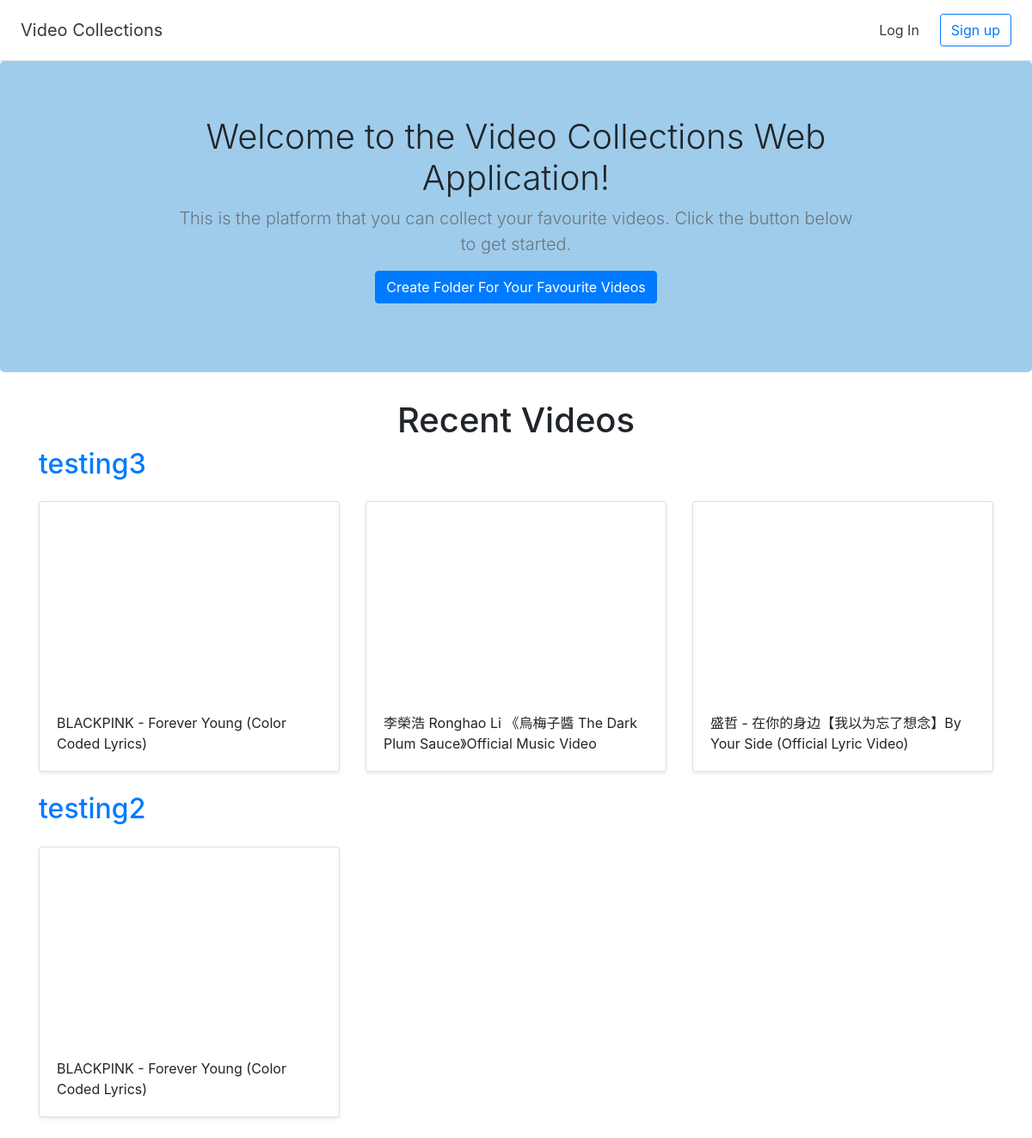
The app's page /, older data.
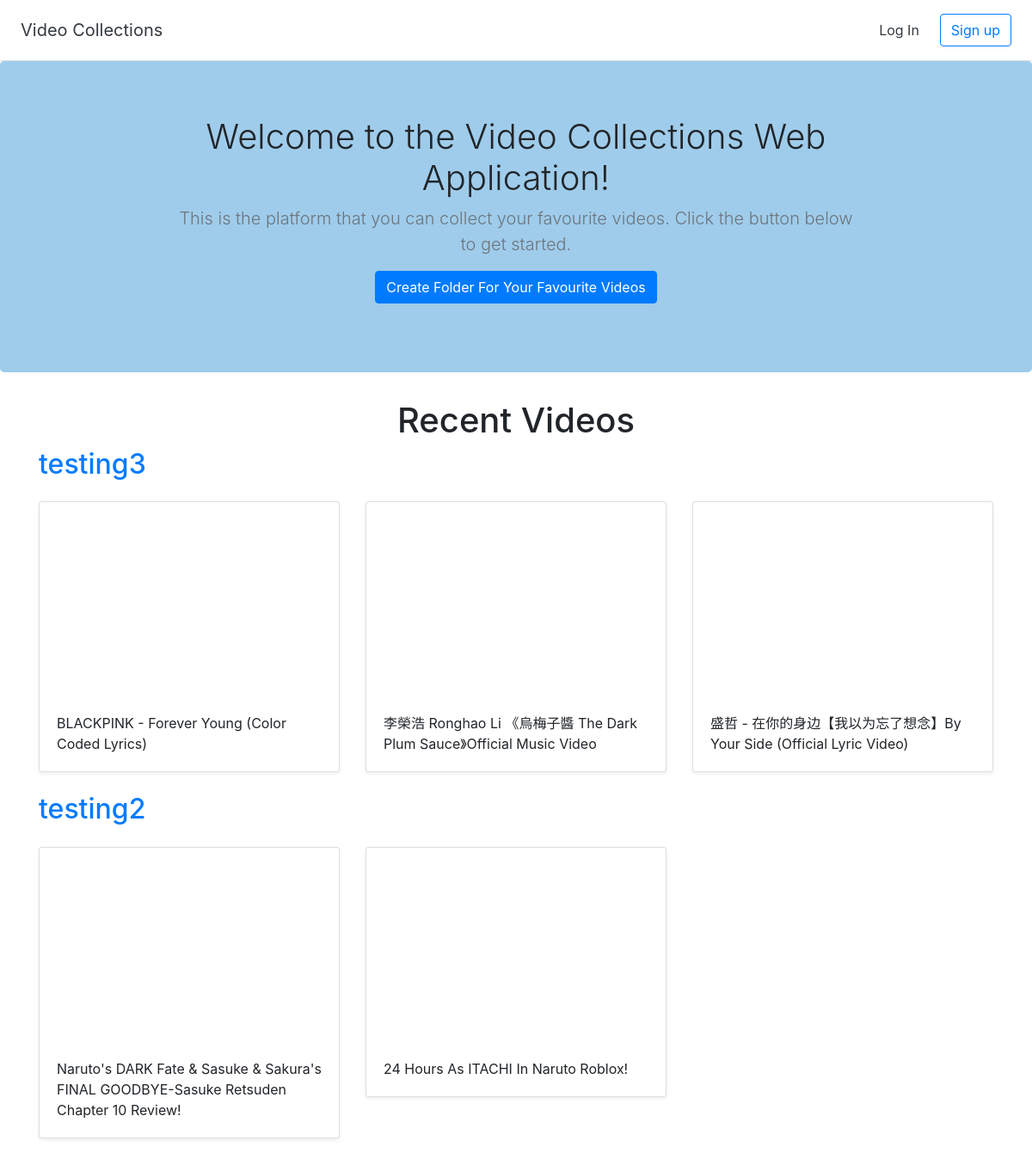
The same page, newer data.
### halls/models.py (models this page shows)
class Hall(models.Model):
    title = models.CharField(max_length=255)
    '''
    purpose : to know which hall is created by which user
    '''
    user = models.ForeignKey(User, on_delete=models.CASCADE)  #one user can have many Halls

class Video(models.Model):
    title = models.CharField(max_length=255)
    url = models.URLField()
    youtube_id = models.CharField(max_length=255)
    hall = models.ForeignKey(Hall, on_delete=models.CASCADE)  #one Hall can have many Videos

### halls/views.py (the view)
# urls.py: 2. Add a URL to urlpatterns:  path('', views.home, name='home')
def home(request):
    recent_halls = Hall.objects.all().order_by('-id')[:2]
    return render(request,'halls/home.html',{'recent_halls':recent_halls})

### halls/templates/halls/home.html (shortened to what this page needs)
{% extends 'halls/base.html' %}
{% block content %}
<section class="jumbotron text-center">
    <div class="container">
        <h1 class="jumbotron-heading">Welcome to the Video Collections Web Application!</h1>
        <p class="lead text-muted">This is the platform that you can collect your favourite videos. Click the button below to get started.</p>
        <p>
            <a href="{% url 'create_hall' %}" class="btn btn-primary">Create Folder For Your Favourite Videos</a>
        </p>
    </div>
</section>
<div class="container">
    <h1 class="text-center">Recent Videos</h1>
    {% for hall in recent_halls %}
        <h2><a href="{% url 'detail_hall' hall.id %}">{{ hall.title }}</a></h2>
        <div class="row">
            {% for video in hall.video_set.all %}
            <div class="col-md-4 mt-3">
                <div class="card mb-4 shadow-sm">
                    <iframe width="100%" height="225" src="https://www.youtube.com/embed/{{ video.youtube_id}}" title="YouTube video player" frameborder="0" allow="accelerometer; autoplay; clipboard-write; encrypted-media; gyroscope; picture-in-picture; web-share" allowfullscreen></iframe>
                    <div class="card-body">
                        <p class="card-text">{{ video.title}}</p>
                    </div>
                </div>
            </div>
        {% endfor %}
        </div>
        {% endfor %}
</div>
{% endblock %}

Row changes from the older to the newer data that the page shows:
removed Video: title "BLACKPINK - Forever Young (Color Coded Lyrics)", shown under Hall "testing2"
added Video: title "Naruto's DARK Fate & Sasuke & Sakura's FINAL GOODBYE-Sasuke Retsuden Chapter 10 Review!", shown under Hall "testing2"
added Video: title "24 Hours As ITACHI In Naruto Roblox!", shown under Hall "testing2"
